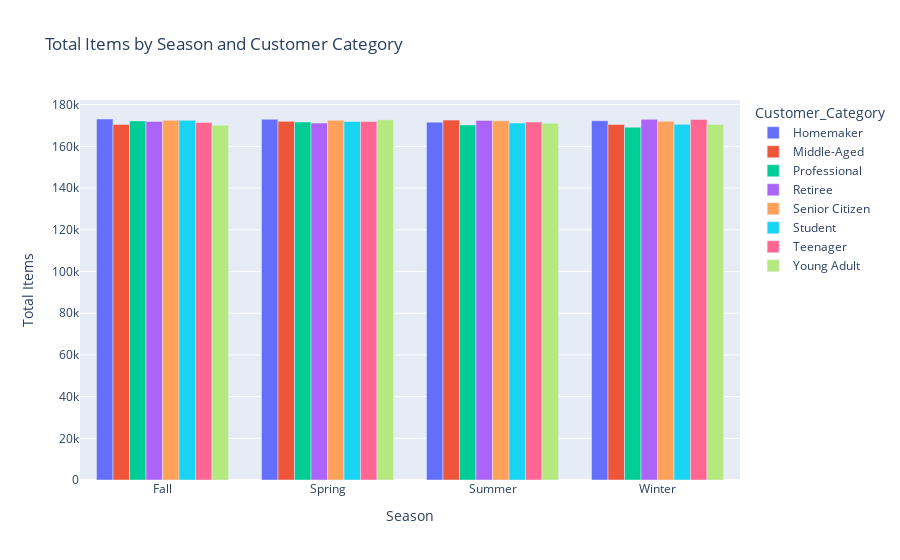

The notebook cell this image was saved under:
### Code cell
# Season vs. Customer Category & Total Items (Grouped Bar Chart) using plotly
season_customer_category = data.groupby(['Season', 'Customer_Category'])['Total_Items'].sum().reset_index()
fig = px.bar(season_customer_category, 
             x='Season', 
             y='Total_Items', 
             color='Customer_Category', 
             barmode='group',
             labels={'Season': 'Season', 'Total_Items': 'Total Items'},
             title='Total Items by Season and Customer Category')
fig.update_layout(xaxis_title='Season', yaxis_title='Total Items')
fig.show()

### Figure 1 — Plotly figure (JSON) as saved in the notebook; plotly's stock layout.template omitted (floating-point values rounded to 4 significant figures)
{"data": [{"alignmentgroup": "True", "hovertemplate": "Customer_Category=Homemaker<br>Season=%{x}<br>Total Items=%{y}<extra></extra>", "legendgroup": "Homemaker", "marker": {"color": "#636efa", "pattern": {"shape": ""}}, "name": "Homemaker", "offsetgroup": "Homemaker", "orientation": "v", "showlegend": true, "textposition": "auto", "type": "bar", "x": ["Fall", "Spring", "Summer", "Winter"], "xaxis": "x", "y": [173137, 173024, 171635, 172312], "yaxis": "y"}, {"alignmentgroup": "True", "hovertemplate": "Customer_Category=Middle-Aged<br>Season=%{x}<br>Total Items=%{y}<extra></extra>", "legendgroup": "Middle-Aged", "marker": {"color": "#EF553B", "pattern": {"shape": ""}}, "name": "Middle-Aged", "offsetgroup": "Middle-Aged", "orientation": "v", "showlegend": true, "textposition": "auto", "type": "bar", "x": ["Fall", "Spring", "Summer", "Winter"], "xaxis": "x", "y": [170545, 172012, 172603, 170511], "yaxis": "y"}, {"alignmentgroup": "True", "hovertemplate": "Customer_Category=Professional<br>Season=%{x}<br>Total Items=%{y}<extra></extra>", "legendgroup": "Professional", "marker": {"color": "#00cc96", "pattern": {"shape": ""}}, "name": "Professional", "offsetgroup": "Professional", "orientation": "v", "showlegend": true, "textposition": "auto", "type": "bar", "x": ["Fall", "Spring", "Summer", "Winter"], "xaxis": "x", "y": [172228, 171711, 170310, 169170], "yaxis": "y"}, {"alignmentgroup": "True", "hovertemplate": "Customer_Category=Retiree<br>Season=%{x}<br>Total Items=%{y}<extra></extra>", "legendgroup": "Retiree", "marker": {"color": "#ab63fa", "pattern": {"shape": ""}}, "name": "Retiree", "offsetgroup": "Retiree", "orientation": "v", "showlegend": true, "textposition": "auto", "type": "bar", "x": ["Fall", "Spring", "Summer", "Winter"], "xaxis": "x", "y": [171980, 171195, 172439, 172965], "yaxis": "y"}, {"alignmentgroup": "True", "hovertemplate": "Customer_Category=Senior Citizen<br>Season=%{x}<br>Total Items=%{y}<extra></extra>", "legendgroup": "Senior Citizen", "marker": {"color": "#FFA15A", "pattern": {"shape": ""}}, "name": "Senior Citizen", "offsetgroup": "Senior Citizen", "orientation": "v", "showlegend": true, "textposition": "auto", "type": "bar", "x": ["Fall", "Spring", "Summer", "Winter"], "xaxis": "x", "y": [172514, 172555, 172247, 172039], "yaxis": "y"}, {"alignmentgroup": "True", "hovertemplate": "Customer_Category=Student<br>Season=%{x}<br>Total Items=%{y}<extra></extra>", "legendgroup": "Student", "marker": {"color": "#19d3f3", "pattern": {"shape": ""}}, "name": "Student", "offsetgroup": "Student", "orientation": "v", "showlegend": true, "textposition": "auto", "type": "bar", "x": ["Fall", "Spring", "Summer", "Winter"], "xaxis": "x", "y": [172479, 171970, 171186, 170595], "yaxis": "y"}, {"alignmentgroup": "True", "hovertemplate": "Customer_Category=Teenager<br>Season=%{x}<br>Total Items=%{y}<extra></extra>", "legendgroup": "Teenager", "marker": {"color": "#FF6692", "pattern": {"shape": ""}}, "name": "Teenager", "offsetgroup": "Teenager", "orientation": "v", "showlegend": true, "textposition": "auto", "type": "bar", "x": ["Fall", "Spring", "Summer", "Winter"], "xaxis": "x", "y": [171511, 171884, 171669, 172896], "yaxis": "y"}, {"alignmentgroup": "True", "hovertemplate": "Customer_Category=Young Adult<br>Season=%{x}<br>Total Items=%{y}<extra></extra>", "legendgroup": "Young Adult", "marker": {"color": "#B6E880", "pattern": {"shape": ""}}, "name": "Young Adult", "offsetgroup": "Young Adult", "orientation": "v", "showlegend": true, "textposition": "auto", "type": "bar", "x": ["Fall", "Spring", "Summer", "Winter"], "xaxis": "x", "y": [170189, 172733, 171153, 170544], "yaxis": "y"}], "layout": {"barmode": "group", "legend": {"title": {"text": "Customer_Category"}, "tracegroupgap": 0}, "title": {"text": "Total Items by Season and Customer Category"}, "xaxis": {"anchor": "y", "domain": [0, 1], "title": {"text": "Season"}}, "yaxis": {"anchor": "x", "domain": [0, 1], "title": {"text": "Total Items"}}}}
